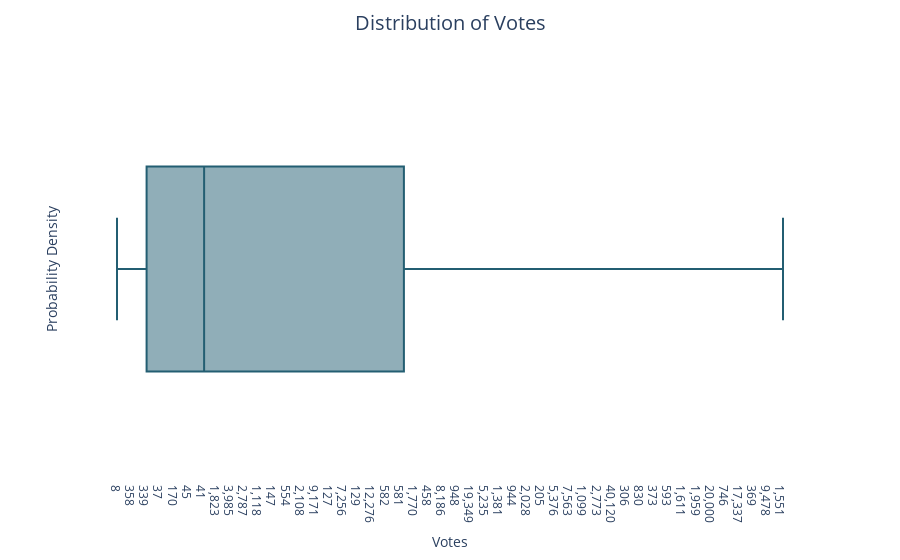

Write notebook code for a chart like this one.
### Code cell
fig_votes = px.box(ds, x = 'Votes', color_discrete_sequence = colors)
fig_votes.update_layout(title='Distribution of Votes', title_x=0.5, title_pad=dict(t=20), title_font=dict(size=20), xaxis_title='Votes', yaxis_title='Probability Density', xaxis=dict(showgrid=False), yaxis=dict(showgrid=False), plot_bgcolor = 'white')
fig_votes.show()

### Figure 1 — Plotly figure (JSON) as saved in the notebook; plotly's stock layout.template omitted (floating-point values rounded to 4 significant figures; data arrays with more than 128 entries replaced by an {"elided": "..."} marker saying what was removed)
{"data": [{"alignmentgroup": "True", "hovertemplate": "Votes=%{x}<extra></extra>", "legendgroup": "", "marker": {"color": "#235E72"}, "name": "", "notched": false, "offsetgroup": "", "orientation": "h", "showlegend": false, "type": "box", "x": {"elided": "5659 str values"}, "x0": " ", "xaxis": "x", "y0": " ", "yaxis": "y"}], "layout": {"boxmode": "group", "legend": {"tracegroupgap": 0}, "margin": {"t": 60}, "plot_bgcolor": "white", "title": {"font": {"size": 20}, "pad": {"t": 20}, "text": "Distribution of Votes", "x": 0.5}, "xaxis": {"anchor": "y", "domain": [0, 1], "showgrid": false, "title": {"text": "Votes"}}, "yaxis": {"anchor": "x", "domain": [0, 1], "showgrid": false, "title": {"text": "Probability Density"}}}}
